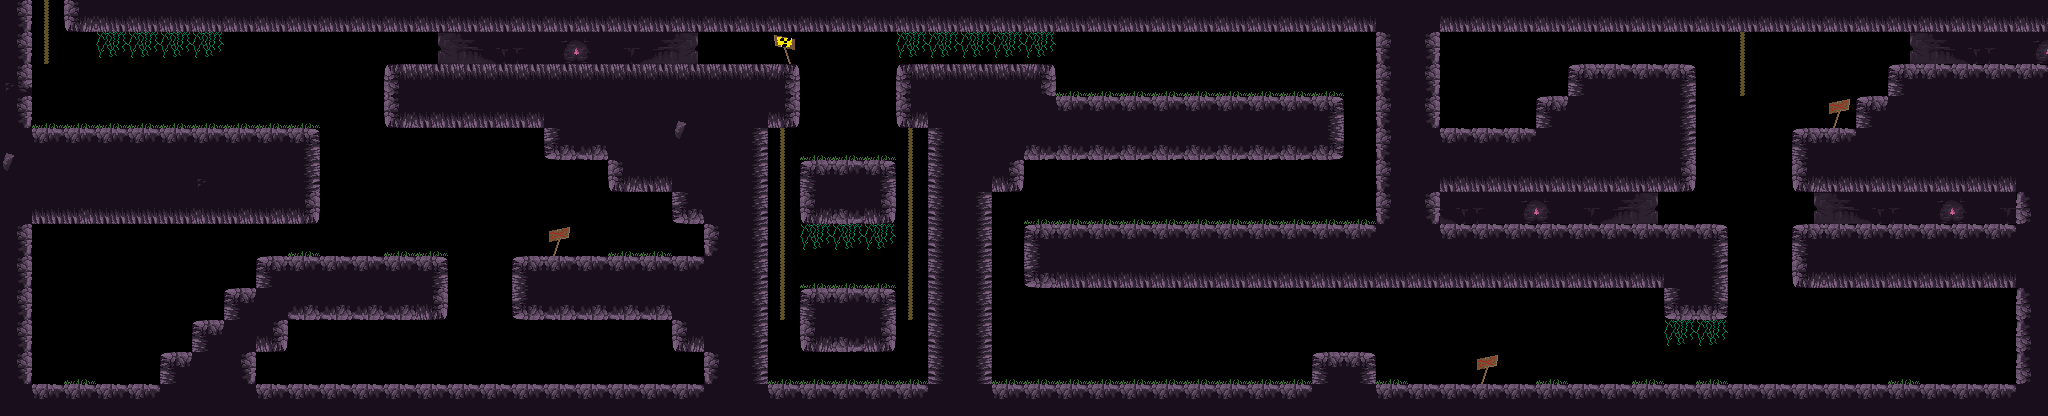

This game map was drawn from its Tiled (.tmx) file and the tilesets committed beside it. A one-line description and the full map source follow:
An orthogonal 64x13 tile map with 32x32 px tiles, 2 tile layers (Tile Layer 1, Tile Layer 2), 6 tilesets.

<map version="1.5" tiledversion="1.7.2" orientation="orthogonal" renderorder="right-down" width="64" height="13" tilewidth="32" tileheight="32" infinite="0" nextlayerid="4" nextobjectid="1">
 <tileset firstgid="1" name="larger_tiles" tilewidth="32" tileheight="32" tilecount="144" columns="16">
  <image source="cave_tiles_png.png" width="512" height="288" />
 </tileset>
 <tileset firstgid="145" name="x_sign" tilewidth="32" tileheight="32" tilecount="1" columns="1">
  <image source="x_sign.png" width="32" height="32" />
 </tileset>
 <tileset firstgid="146" name="rad_sign" tilewidth="32" tileheight="32" tilecount="1" columns="1">
  <image source="rad_sign.png" width="32" height="32" />
 </tileset>
 <tileset firstgid="147" name="vines_w_light_green" tilewidth="32" tileheight="32" tilecount="1" columns="1">
  <image source="vines_w_light_green.png" width="32" height="32" />
 </tileset>
 <tileset firstgid="148" name="rope" tilewidth="32" tileheight="32" tilecount="1" columns="1">
  <image source="rope.png" width="32" height="32" />
 </tileset>
 <tileset firstgid="149" name="grass" tilewidth="32" tileheight="32" tilecount="1" columns="1">
  <image source="grass.png" width="32" height="32" />
 </tileset>
 <layer id="1" name="Tile Layer 1" width="64" height="13">
  <data encoding="csv">
108,0,2147483692,38,38,38,38,38,38,38,38,38,38,38,38,38,38,38,38,38,38,38,38,38,38,38,38,38,38,38,38,38,38,38,38,38,38,38,38,38,38,38,38,25,25,38,38,38,38,38,38,38,38,38,38,38,38,38,38,38,38,38,38,38,
108,0,0,0,0,0,0,0,0,0,0,0,0,0,0,0,0,0,0,0,0,0,0,0,0,0,0,0,0,0,0,0,0,0,0,0,0,0,0,0,0,0,0,2147483676,28,0,0,0,0,0,0,0,0,0,0,0,0,0,0,0,0,0,0,0,
124,0,0,0,0,0,0,0,0,0,0,0,3221225516,3221225515,3221225515,3221225515,3221225515,3221225515,3221225515,3221225515,3221225515,3221225515,3221225515,3221225515,1073741868,0,0,0,3221225516,3221225515,3221225515,3221225515,1073741868,0,0,0,0,0,0,0,0,0,0,2147483676,28,0,0,0,0,3758096428,1610612844,1610612844,1610612780,0,0,0,0,0,0,3758096428,1610612844,1610612844,1610612844,1610612844,
108,0,0,0,0,0,0,0,0,0,0,0,2147483692,43,43,43,43,25,25,25,25,11,25,25,44,0,0,0,2147483692,25,25,25,25,1610612844,1610612844,1610612844,1610612844,1610612844,1610612844,1610612844,1610612844,1610612780,0,2147483676,28,0,0,0,3758096428,25,25,25,1610612774,0,0,0,0,0,3758096428,25,25,25,25,25,
11,1610612764,1610612764,1610612764,1610612764,1610612764,1610612764,1610612764,1610612764,1610612780,0,0,0,0,0,0,0,2684354604,2684354588,25,25,27,25,1610612779,0,0,0,0,0,3758096427,25,25,536871020,536871020,536871020,536871020,536871020,536871020,536871020,536871020,536871020,536870956,0,2147483676,25,1610612844,1610612844,1610612844,25,25,25,25,1610612774,0,0,0,3758096428,1610612844,25,25,25,25,25,25,
27,9,9,9,9,9,23,9,9,1610612779,0,0,0,0,0,0,0,0,0,2147483692,43,25,25,1610612779,0,3758096428,1610612764,1610612780,0,3758096427,25,44,0,0,0,0,0,0,0,0,0,0,0,2147483676,25,43,43,43,43,43,43,43,44,0,0,0,2147483692,43,43,43,43,43,43,25,
25,40,43,40,40,40,39,43,43,44,0,0,0,0,0,0,0,0,0,0,0,2684354604,25,1610612779,0,2147483692,536870940,44,0,3758096427,1610612779,0,0,0,0,0,0,0,0,0,0,0,0,2147483676,28,0,0,0,0,0,0,0,0,0,0,0,0,0,0,0,0,0,0,3221225580,
28,0,0,0,0,0,0,0,0,0,0,0,0,0,0,0,0,0,0,0,0,0,2147483676,1610612779,0,0,0,0,0,3758096427,1610612779,0,3758096428,1610612844,1610612844,1610612844,1610612844,1610612844,1610612844,1610612844,1610612844,1610612844,1610612844,25,25,1610612844,1610612844,1610612844,1610612844,1610612844,1610612844,1610612844,1610612844,1610612780,0,0,3758096428,1610612844,1610612844,1610612844,1610612844,1610612844,1610612844,25,
28,0,0,0,0,0,0,0,3758096428,1610612764,1610612764,1610612764,1610612764,1610612780,0,0,3758096428,1610612764,1610612764,1610612764,1610612764,1610612764,25,1610612779,0,0,0,0,0,3758096427,1610612779,0,2684354604,38,38,38,38,38,38,38,38,38,38,38,38,38,38,38,38,38,38,38,25,1610612774,0,0,2147483692,38,38,38,38,38,38,25,
28,0,0,0,0,0,0,3758096428,25,2684354588,2684354588,2684354588,2684354588,44,0,0,2684354604,2684354588,2684354588,2684354588,2684354588,25,25,1610612779,0,3758096428,1610612764,1610612780,0,3758096427,1610612779,0,0,0,0,0,0,0,0,0,0,0,0,0,0,0,0,0,0,0,0,0,2684354604,536870956,0,0,0,0,0,0,0,0,0,3221225580,
28,0,0,0,0,0,3758096428,104,44,0,0,0,0,0,0,0,0,0,0,0,0,2147483692,25,1610612779,0,2147483692,536870940,44,0,3758096427,1610612779,0,0,0,0,0,0,0,0,0,0,0,0,0,0,0,0,0,0,0,0,0,0,0,0,0,0,0,0,0,0,0,0,3221225580,
28,0,0,0,0,3758096428,25,28,0,0,0,0,0,0,0,0,0,0,0,0,0,0,2147483676,1610612779,0,0,0,0,0,3758096427,1610612779,0,0,0,0,0,0,0,0,0,0,3758096428,1610612780,0,0,0,0,0,0,0,0,0,0,0,0,0,0,0,0,0,0,0,0,3221225580,
89,1610612844,1610612844,1610612844,1610612844,25,25,25,1610612844,1610612844,1610612844,1610612844,1610612844,1610612844,1610612844,1610612844,1610612764,1610612764,1610612764,1610612764,1610612764,1610612764,25,121,1610612764,1610612764,1610612764,1610612764,1610612764,25,25,1610612764,1610612764,1610612764,1610612764,1610612764,1610612764,1610612764,1610612764,1610612764,1610612764,25,25,1610612764,1610612764,1610612764,1610612764,1610612764,1610612764,1610612764,1610612764,1610612764,1610612764,1610612764,1610612764,1610612764,1610612764,1610612764,1610612764,1610612764,1610612764,1610612764,1610612764,25
</data>
 </layer>
 <layer id="2" name="Tile Layer 2" width="64" height="13">
  <data encoding="csv">
0,148,0,0,0,0,0,0,0,0,0,0,0,0,0,0,0,0,0,0,0,0,0,0,0,0,0,0,0,0,0,0,0,0,0,0,0,0,0,0,0,0,0,0,0,0,0,0,0,0,0,0,0,0,0,0,0,0,0,0,0,0,0,0,
0,148,0,147,147,147,147,0,0,0,0,0,0,52,53,54,55,56,57,58,59,60,0,0,146,0,0,0,147,147,147,147,147,0,0,0,0,0,0,0,0,0,0,0,0,0,0,0,0,0,0,0,0,0,148,0,0,0,0,52,53,54,55,56,
0,0,0,0,0,0,0,0,0,0,0,0,0,0,0,0,0,0,0,0,0,0,0,0,0,0,0,0,0,0,0,0,0,149,149,149,149,149,149,149,149,149,0,0,0,0,0,0,0,0,0,0,0,0,148,0,0,0,0,0,0,0,0,0,
0,149,149,149,149,149,149,149,149,149,0,0,0,0,0,0,0,0,0,0,0,0,0,0,0,0,0,0,0,0,0,0,0,0,0,0,0,0,0,0,0,0,0,0,0,0,0,0,0,0,0,0,0,0,0,0,0,145,0,0,0,0,0,0,
0,0,0,0,0,0,0,0,0,0,0,0,0,0,0,0,0,0,0,0,0,0,0,0,148,149,149,149,148,0,0,0,0,0,0,0,0,0,0,0,0,0,0,0,0,0,0,0,0,0,0,0,0,0,0,0,0,0,0,0,0,0,0,0,
0,0,0,0,0,0,0,0,0,0,0,0,0,0,0,0,0,0,0,0,0,0,0,0,148,0,0,0,148,0,0,0,0,0,0,0,0,0,0,0,0,0,0,0,0,0,0,0,0,0,0,0,0,0,0,0,0,0,0,0,0,0,0,0,
0,0,0,0,0,0,0,0,0,0,0,0,0,0,0,0,0,0,0,0,0,0,0,0,148,0,0,0,148,0,0,0,149,149,149,149,149,149,149,149,149,149,149,0,0,54,55,56,57,58,59,60,0,0,0,0,52,53,54,55,56,57,58,0,
0,0,0,0,0,0,0,0,0,149,0,0,149,149,0,0,0,145,0,149,149,0,0,0,148,147,147,147,148,0,0,0,0,0,0,0,0,0,0,0,0,0,0,0,0,0,0,0,0,0,0,0,0,0,0,0,0,0,0,0,0,0,0,0,
0,0,0,0,0,0,0,0,0,0,0,0,0,0,0,0,0,0,0,0,0,0,0,0,148,149,149,149,148,0,0,0,0,0,0,0,0,0,0,0,0,0,0,0,0,0,0,0,0,0,0,0,0,0,0,0,0,0,0,0,0,0,0,0,
0,0,0,0,0,0,0,0,0,0,0,0,0,0,0,0,0,0,0,0,0,0,0,0,148,0,0,0,148,0,0,0,0,0,0,0,0,0,0,0,0,0,0,0,0,0,0,0,0,0,0,0,0,0,0,0,0,0,0,0,0,0,0,0,
0,0,0,0,0,0,0,0,0,0,0,0,0,0,0,0,0,0,0,0,0,0,0,0,0,0,0,0,0,0,0,0,0,0,0,0,0,0,0,0,0,0,0,0,0,0,0,0,0,0,0,0,147,147,0,0,0,0,0,0,0,0,0,0,
0,0,149,0,0,0,0,0,0,0,0,0,0,0,0,0,0,0,0,0,0,0,0,0,149,149,149,149,149,0,0,149,149,149,149,149,149,149,149,149,149,0,0,149,0,0,145,0,149,0,0,149,0,149,0,0,0,0,0,149,0,0,0,0,
0,0,0,0,0,0,0,0,0,0,0,0,0,0,0,0,0,0,0,0,0,0,0,0,0,0,0,0,0,0,0,0,0,0,0,0,0,0,0,0,0,0,0,0,0,0,0,0,0,0,0,0,0,0,0,0,0,0,0,0,0,0,0,0
</data>
 </layer>
</map>
